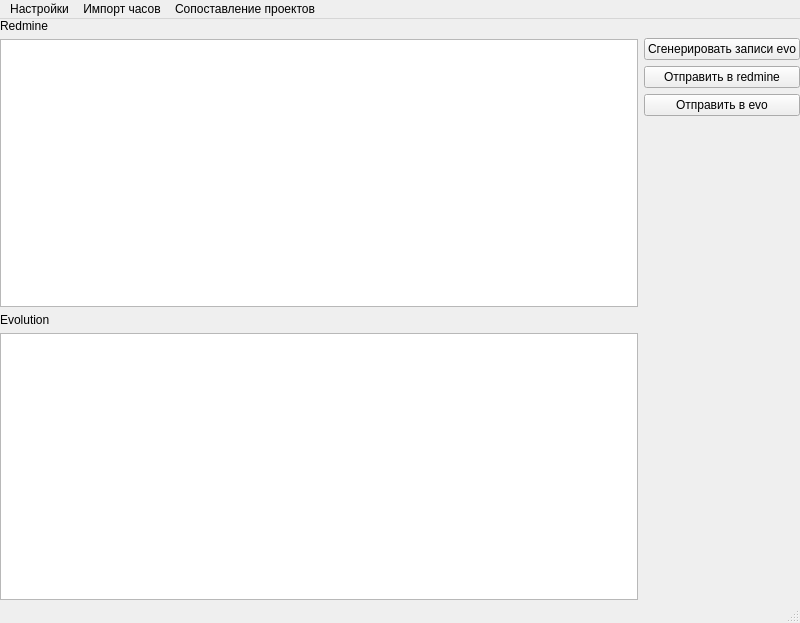
<?xml version="1.0" encoding="UTF-8"?>
<ui version="4.0">
 <class>MainWindow</class>
 <widget class="QMainWindow" name="MainWindow">
  <property name="geometry">
   <rect>
    <x>0</x>
    <y>0</y>
    <width>800</width>
    <height>623</height>
   </rect>
  </property>
  <property name="windowTitle">
   <string>MainWindow</string>
  </property>
  <widget class="QWidget" name="centralwidget">
   <property name="autoFillBackground">
    <bool>false</bool>
   </property>
   <widget class="QWidget" name="horizontalLayoutWidget">
    <property name="geometry">
     <rect>
      <x>0</x>
      <y>0</y>
      <width>800</width>
      <height>581</height>
     </rect>
    </property>
    <layout class="QHBoxLayout" name="horizontalLayout">
     <item>
      <layout class="QVBoxLayout" name="verticalLayout_2">
       <item>
        <widget class="QLabel" name="label">
         <property name="text">
          <string>Redmine</string>
         </property>
        </widget>
       </item>
       <item>
        <widget class="QTableView" name="redmineTasks"/>
       </item>
       <item>
        <widget class="QLabel" name="label_2">
         <property name="text">
          <string>Evolution</string>
         </property>
        </widget>
       </item>
       <item>
        <widget class="QTableView" name="evoTasks"/>
       </item>
      </layout>
     </item>
     <item>
      <layout class="QVBoxLayout" name="verticalLayout">
       <property name="topMargin">
        <number>19</number>
       </property>
       <property name="bottomMargin">
        <number>0</number>
       </property>
       <item>
        <widget class="QPushButton" name="btnEvoTaskGenerate">
         <property name="text">
          <string>Сгенерировать записи evo</string>
         </property>
        </widget>
       </item>
       <item>
        <widget class="QPushButton" name="btnSendToRedmine">
         <property name="text">
          <string>Отправить в redmine</string>
         </property>
        </widget>
       </item>
       <item alignment="Qt::AlignTop">
        <widget class="QPushButton" name="btnSendToEvo">
         <property name="text">
          <string>Отправить в evo</string>
         </property>
        </widget>
       </item>
      </layout>
     </item>
    </layout>
   </widget>
  </widget>
  <widget class="QMenuBar" name="menubar">
   <property name="geometry">
    <rect>
     <x>0</x>
     <y>0</y>
     <width>800</width>
     <height>21</height>
    </rect>
   </property>
   <widget class="QMenu" name="menu">
    <property name="title">
     <string>Настройки</string>
    </property>
   </widget>
   <widget class="QMenu" name="menu_2">
    <property name="title">
     <string>Сопоставление проектов</string>
    </property>
   </widget>
   <widget class="QMenu" name="menu_Hamster">
    <property name="title">
     <string>Импорт часов</string>
    </property>
    <addaction name="actionHamster"/>
    <addaction name="actionRedmine"/>
   </widget>
   <addaction name="menu"/>
   <addaction name="menu_Hamster"/>
   <addaction name="menu_2"/>
  </widget>
  <widget class="QStatusBar" name="statusbar"/>
  <action name="actionHamster">
   <property name="text">
    <string>Hamster</string>
   </property>
  </action>
  <action name="actionRedmine">
   <property name="text">
    <string>Redmine</string>
   </property>
  </action>
 </widget>
 <resources/>
 <connections/>
</ui>
